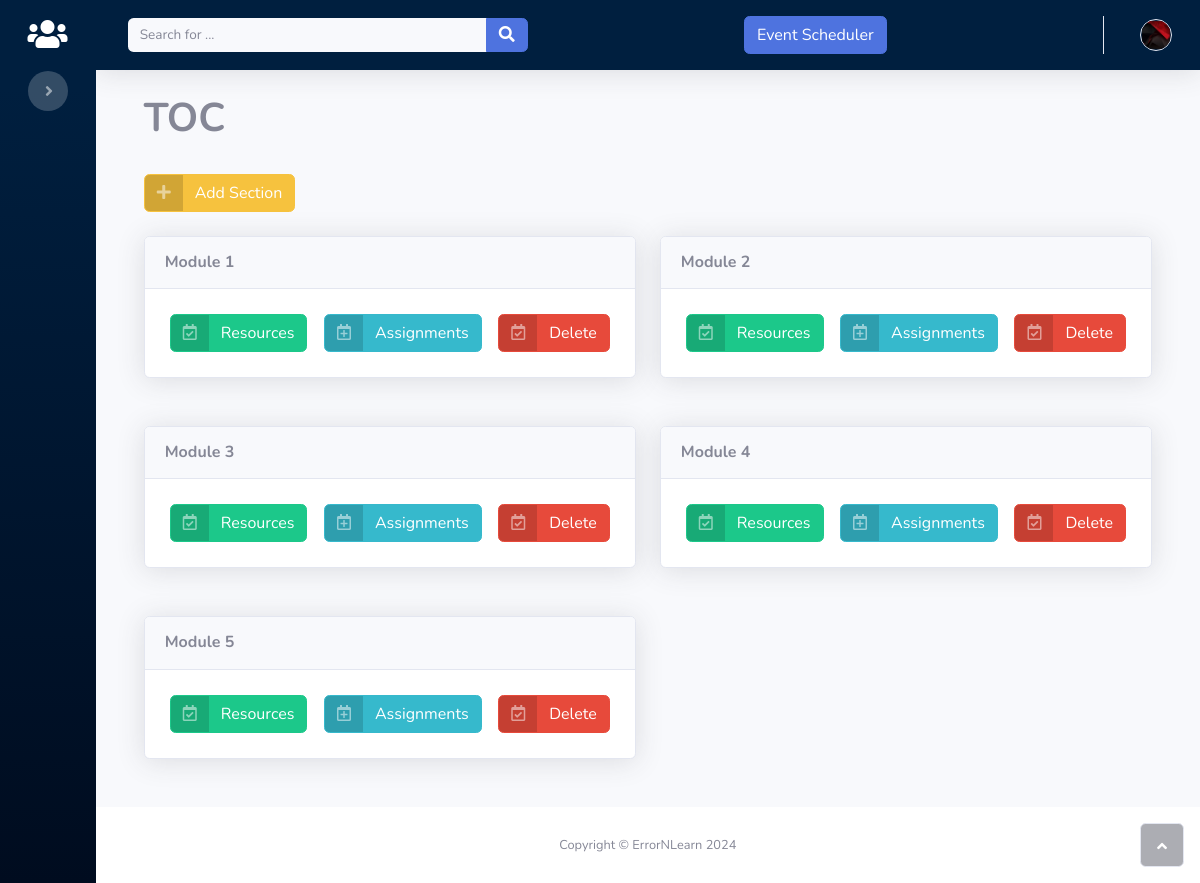
The app's page /teachers/classroom/FZBS5557/ with its own data.
### accounts/models.py (models this page shows, shortened)
class Classroom(models.Model):
    teacher = models.ForeignKey(
        "Teacher",
        on_delete=models.CASCADE,
        blank=False,
        related_name='classrooms')
    subject = models.CharField(
        _("Subject Name"),
        max_length=50,
        blank=False)
    code = models.SlugField(
        _("Subject Code"),
        max_length=10,
        default=random_string,
        unique=True)
    semester = models.PositiveIntegerField(
        blank=False,
        default=1,
        validators=[
            MaxValueValidator(8),
            MinValueValidator(1)
        ]
    )
    created_timestamp = models.DateTimeField(
        default=timezone.now,
        editable=False)
    class Meta:
        verbose_name = _("Classroom")
        verbose_name_plural = _("Classrooms")

class Section(models.Model):
    classroom = models.ForeignKey(
        "Classroom",
        on_delete=models.CASCADE,
        blank=False,
        related_name='sections')
    title = models.CharField(
        _("section title"),
        max_length=150)
    created_timestamp = models.DateTimeField(
        default=timezone.now,
        editable=False
    )
    class Meta:
        verbose_name = _("section")
        verbose_name_plural = _("sections")

### teachers/views.py (the view)
# urls.py: path("classroom/<slug:code>/", ClassroomDetailView, name="classroom_detail"),
def ClassroomDetailView(request, code):
    context_dict = {}
    room = get_object_or_404(Classroom, code=code)
    context_dict['classroom'] = room
    return render(request, 'teachers/classroom_detail.html', context=context_dict)

### teachers/templates/teachers/classroom_detail.html (shortened to what this page needs)
{% extends 'teachers/base.html' %}
{% load static %}
{% block content %}
<div class="container-fluid">
    <h1 style="font-weight: bold;">{{ classroom.subject|upper }}</h1>
    <br>
    <div>
        <a class="btn btn-warning btn-icon-split float-button" role="button" href="{% url 'teachers:add_section' code=classroom.code %}">
            <span class="text-white-50 icon"><i class="fas fa-plus"></i></span>
            <span class="text-white text">Add Section</span>
        </a>
    </div>
    <br>
    <div class="row">
        {% for section in classroom.sections.all %}
        <div class="col-md-6 mb-4">
            <div class="card shadow mb-4 float-card">
                <div class="card-header py-3">
                    <h6 class="text-secondary m-0 font-weight-bold">{{ section.title }}</h6>
                </div>
                <div class="card-body">
                    <div class="d-flex justify-content-between">
                        <a class="btn btn-success btn-icon-split float-button" role="button" style="margin: 5px;" href="{% url 'teachers:resources' pk=section.pk %}">
                            <span class="text-white-50 icon"><i class="far fa-calendar-check"></i></span>
                            <span class="text-white text">Resources</span>
                        </a>
                        <a class="btn btn-info btn-icon-split float-button" role="button" style="margin: 5px;" href="{% url 'teachers:assignments' pk=section.pk %}">
                            <span class="text-white-50 icon"><i class="far fa-calendar-plus"></i></span>
                            <span class="text-white text">Assignments</span>
                        </a>
                        <a class="btn btn-danger btn-icon-split float-button" role="button" style="margin: 5px;" href="{% url 'teachers:delete_section' pk=section.pk %}">
                            <span class="text-white-50 icon"><i class="far fa-calendar-check"></i></span>
                            <span class="text-white text">Delete</span>
                        </a>
                    </div>
                </div>
            </div>
        </div>
        {% endfor %}
    </div>
</div>
{% endblock content %}

### records on screen
Classroom: subject "TOC"
Section: title "Module 1"
Section: title "Module 2"
Section: title "Module 3"
Section: title "Module 4"
Section: title "Module 5"
